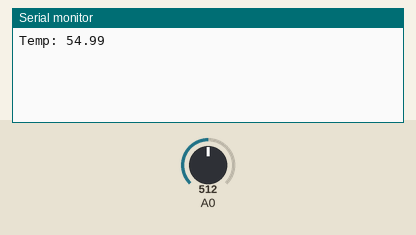
The sketch below on a simulated ESP8266 (NodeMCU). On the bench: the last lines printed to the serial monitor. Inputs (shaded band) come from the test bench; at power-on: A0 = 512. WiFi joins after 1.5 s; servers stay silent unless stated.

Above: at 2.7 s.
2.8 s: A0 set to 716
At 8.2 s:
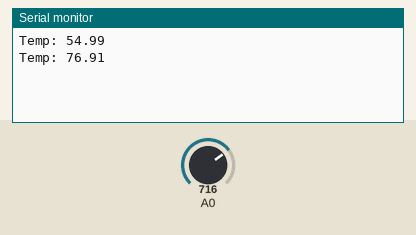
8.7 s: A0 set to 900
At 13.4 s:
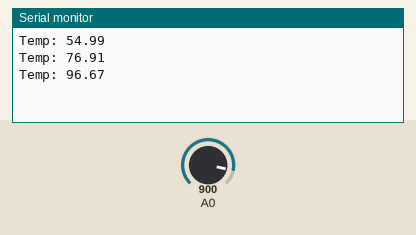
Timing chart, 0 to 14.9 s (numbered marks = the images above; inputs shaded):
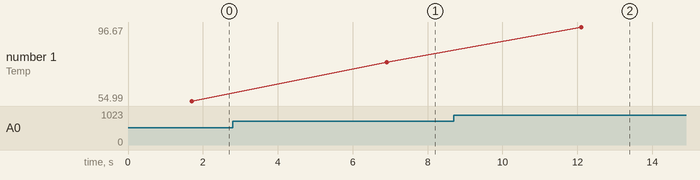

Measured:
- after the input at 2.8 s, the serial monitor: prints a new line after 4.1 s (image 1)
- after the input at 8.7 s, the serial monitor: prints a new line after 3.4 s (image 2)
- plotted number 1: 54.99 → 76.91 after the input at 2.8 s, 76.91 → 96.67 after the input at 8.7 s

The sketch:

thingspeak_LM35.ino
```cpp
#include <ESP8266WiFi.h>

const char* ssid = "Goku"; // your wireless network name (SSID)
const char* password = "Pafkiet7443"; // your Wi-Fi network password


float tempC;


WiFiClient client;

const int channelID = 261853;
String writeAPIKey = "98EZTWV8DSRU4Q5T"; // write API key for your ThingSpeak Channel
const char* server = "api.thingspeak.com";
const int postingInterval = 5 * 1000; // post data every 5 seconds

void setup() {
  Serial.begin(115200);
  WiFi.begin(ssid, password);

  while (WiFi.status() != WL_CONNECTED) {
    delay(500);
  }
}

void loop() {
  if (client.connect(server, 80)) {

    int valueA0 = analogRead(A0);
    tempC = valueA0 / 9.31;

    String body = "field1=";
           body += String(tempC);


    Serial.print("Temp: ");
    Serial.println(tempC);

    client.print("POST /update HTTP/1.1\n");
    client.print("Host: api.thingspeak.com\n");
    client.print("Connection: close\n");
    client.print("X-THINGSPEAKAPIKEY: " + writeAPIKey + "\n");
    client.print("Content-Type: application/x-www-form-urlencoded\n");
    client.print("Content-Length: ");
    client.print(body.length());
    client.print("\n\n");
    client.print(body);
    client.print("\n\n");

  }
  client.stop();

  delay(postingInterval);
}
```
